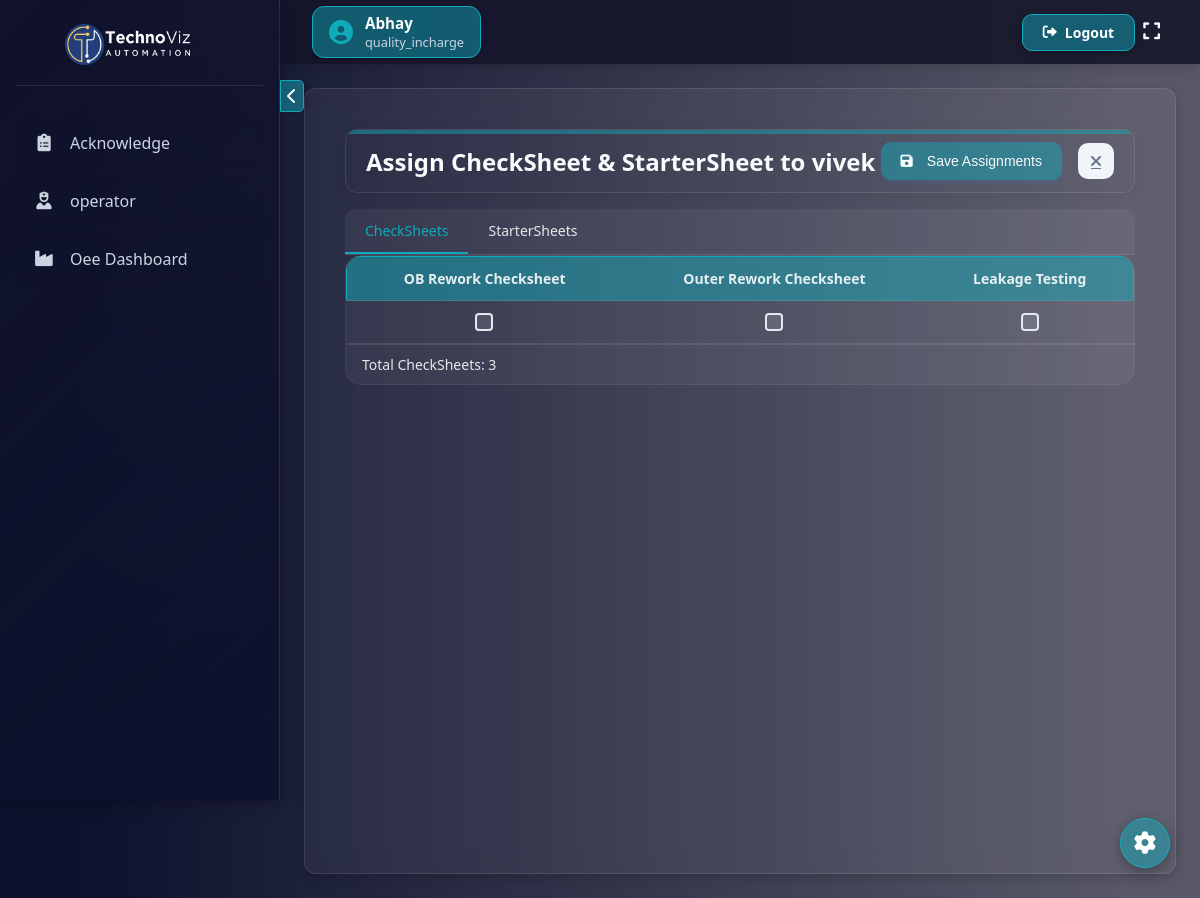
Before: /assign-sheets/2/ (signed in) with the older database file.
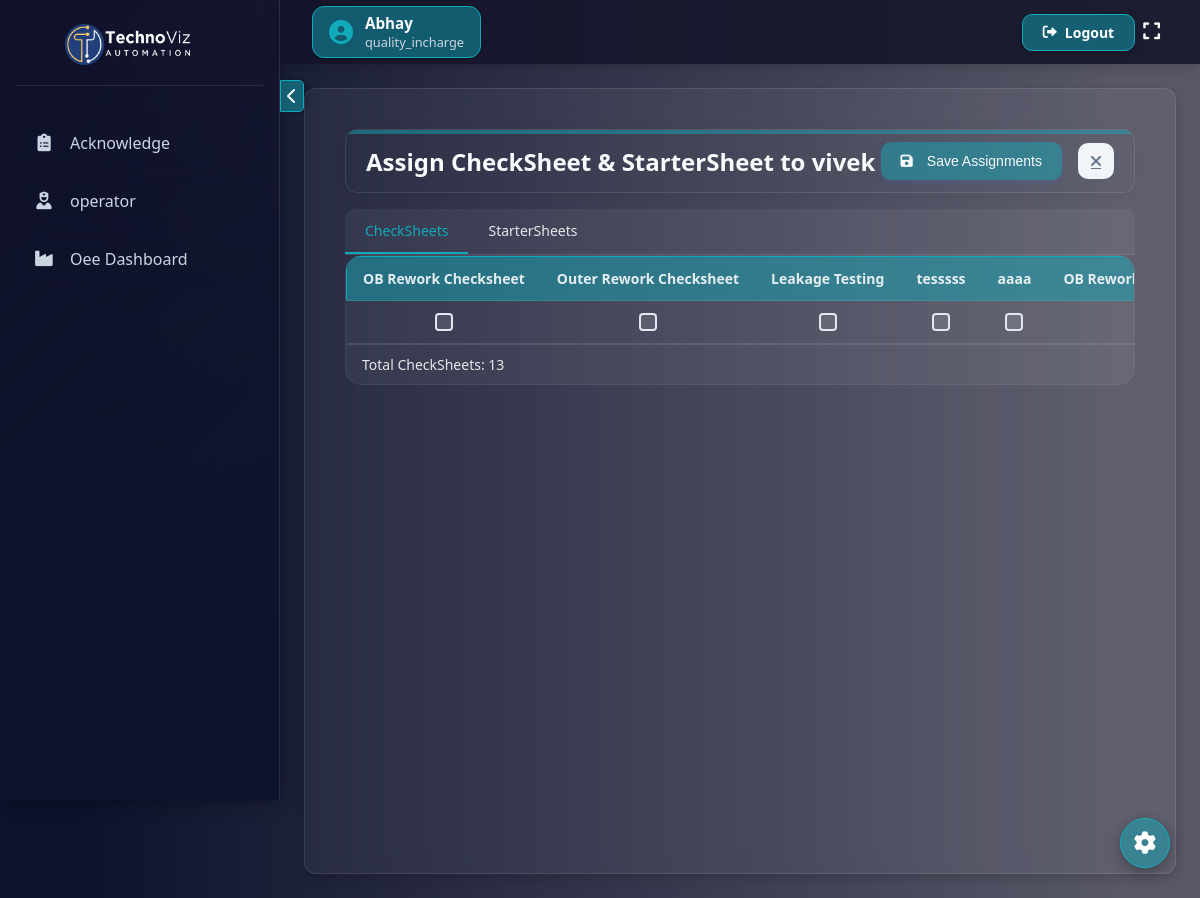
After: the same page with the newer database file.
### checksheet1/models.py (models this page shows, shortened)
class CheckSheet(models.Model):
    name = models.CharField(max_length=255)
    line = models.CharField(
        max_length=10, choices=[("line_1", "Line 1"), ("line_2", "Line 2")]
    )
    assigned_users = models.ManyToManyField(
        "CustomUser", related_name="assigned_check_sheets", blank=True
    )
    created_by = models.ForeignKey(
        "CustomUser",
        on_delete=models.SET_NULL,
        null=True,
        related_name="created_check_sheets",
    )
    created_on = models.DateTimeField(auto_now_add=True)
    level_1_approver = models.ForeignKey(
        "CustomUser",
        on_delete=models.SET_NULL,
        null=True,
        blank=True,
        related_name="level_1_assigned_checksheets",
    )
    level_2_approver = models.ForeignKey(
        "CustomUser",
        on_delete=models.SET_NULL,
        null=True,
        blank=True,
        related_name="level_2_assigned_checksheets",
    )
    require_level_3_approval = models.BooleanField(
        default=True, help_text="Check if this sheet requires Level 3 approval (admin)"
    )

class CustomUser(AbstractUser):
    ROLE_CHOICES = [
        ("admin", "Admin"),
        ("quality_incharge", "Quality Incharge"),
        ("shift_incharge", "Shift Incharge"),
        ("operator", "Operator"),
    ]
    username = models.CharField(max_length=150, unique=False)
    employee_id = models.CharField(max_length=20, unique=True)  # New field
    role = models.CharField(max_length=20, choices=ROLE_CHOICES, default="admin")
    phone_number = models.CharField(max_length=15, blank=True, null=True)
    USERNAME_FIELD = "employee_id"  # Use employee_id for authentication
    REQUIRED_FIELDS = ["username", "email"]  # Keep username for internal use

### checksheet1/views.py (the view, shortened to what this page needs)
# urls.py: path("assign-sheets/<int:user_id>/", assign_sheets, name="assign_sheets"),
@login_required
def assign_sheets(request, user_id):
    user = get_object_or_404(CustomUser, id=user_id)
    checksheets = CheckSheet.objects.all()
    Starter = StarterSheet.objects.all()
    return render(
        request,
        "checksheet/assign_sheets.html",
        {
            "user": user,
            "checksheets": checksheets,
            "Starter": Starter,
        },
    )

### checksheet1/context_processors.py (called while the page is built)
def pending_requests_count(request):
    if request.user.is_authenticated and request.user.role == "admin":
        count = PasswordResetRequest.objects.filter(status="pending").count()
        return {"pending_requests_count": count}
    return {}

### checksheet1/templatetags/custom_tags.py (called while the page is built)
@register.filter
def has_page_access(user, page_name):
    if user.is_authenticated and user.role == "admin":
        return True  # Admin has all access
    return PageAccess.objects.filter(
        user=user, page_name=page_name, has_access=True
    ).exists()

### checksheet1/templates/checksheet/assign_sheets.html (shortened to what this page needs)
{% extends 'checksheet/base.html' %}
{% load static %}
{% block extra_css %}
<link rel="stylesheet" href="{% static 'css/assign_sheets.css' %}">
{% endblock %}
{% block content %}
<div class="page-container">
    <div class="header">
        <h2 class="page-title">Assign CheckSheet & StarterSheet to {{ user.username }}</h2>
        <div class="buttons-container">
            <button type="submit" form="assignment-form" class="submit-btn">
                <i class="fas fa-save"></i> Save Assignments
            </button>
            <a href="{% url 'user_list' %}" class="back-button">
                <i class="fas fa-times"></i>
            </a>
        </div>
    </div>
    <form method="post" id="assignment-form">
        <div class="section-tabs">
            <div class="section-tab active" onclick="showSection('checksheets')">CheckSheets</div>
            <div class="section-tab" onclick="showSection('startersheets')">StarterSheets</div>
        </div>
        <div id="checksheets-section" class="table-responsive sheet-section">
            <table class="assignment-table">
                <thead>
                    <tr>
                        {% for checksheet in checksheets %}
                        <th>{{ checksheet.name }}</th>
                        {% endfor %}
                    </tr>
                </thead>
                <tbody>
                    <tr>
                        {% for checksheet in checksheets %}
                        <td>
                            <input
                                type="checkbox"
                                id="checksheet_{{ checksheet.id }}"
                                name="check_sheets"
                                value="{{ checksheet.id }}"
                            >
                        </td>
                        {% endfor %}
                    </tr>
                </tbody>
            </table>
            <div class="pagination">
                <div class="pagination-info">
                    <span>Total CheckSheets: {{ checksheets|length }}</span>
                </div>
            </div>
        </div>
    </form>
</div>
{% endblock %}

Changed rows visible on the page:
added CheckSheet: name "tesssss"
added CheckSheet: name "aaaa"
added CheckSheet: name "OB…"
Other visible differences:
{{ checksheets|length }}: "3" → "13"
